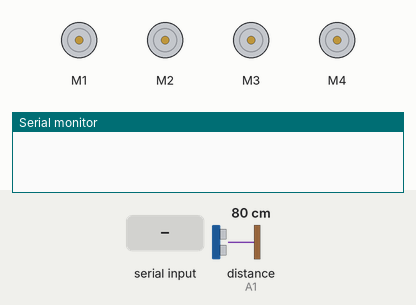
Simulated run of this sketch. Board: Arduino Uno, built with avr-gcc and run on an emulated ATmega328P. Shown: 4 × DC motor (green arrow = forward, orange = backward, longer = faster), the last lines printed to the serial monitor. Wiring (inferred from the names in the program): ultrasonic range finder: trigger A0; echo A1. The inputs (shaded band) are chosen by the test bench; at power-on: distance to the obstacle (sensor on A1) 80 cm. The echo pulse lasts 58.3 µs per cm.

Above: at 1.2 s.
1.3 s: "F" received over the second serial link
At 2.2 s:
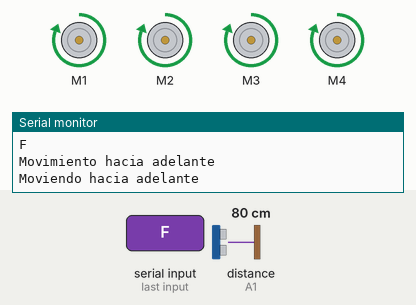
2.8 s: "B" received over the second serial link
At 3.3 s:
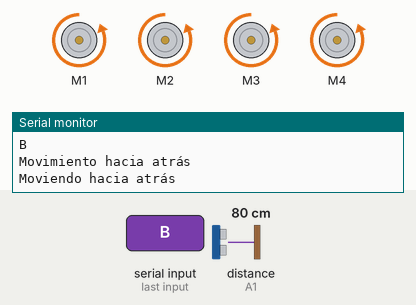
4.3 s: "L" received over the second serial link
At 4.7 s:
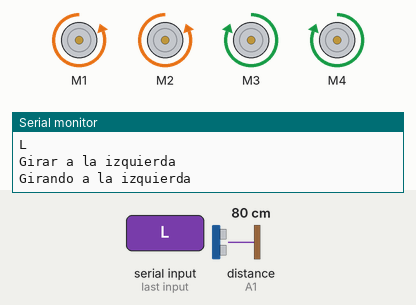
6.3 s: "R" received over the second serial link
At 6.7 s:
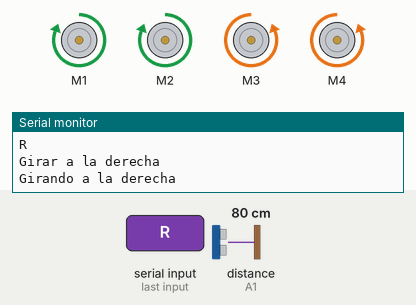
Timing chart, 0 to 9.3 s (numbered marks = the images above; inputs shaded):
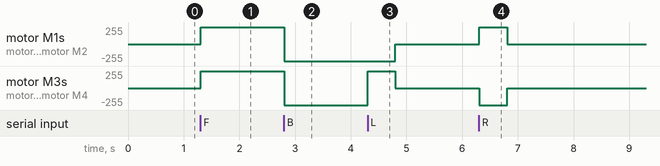

The sketch:

BAV.ino
```cpp
#include <AFMotor.h>
#include <SoftwareSerial.h>

// Inicialización de los pines del módulo Bluetooth
SoftwareSerial BTSerial(2, 3);

// Inicialización de los motores
AF_DCMotor motor1(1); // Motor 1
AF_DCMotor motor2(2); // Motor 2
AF_DCMotor motor3(3); // Motor 3
AF_DCMotor motor4(4); // Motor 4

// Pins para el sensor ultrasonido
const int trigPin = A0;
const int echoPin = A1;
const int obstacleDistance = 20;

boolean isMoving = false;
boolean autoModeEnabled = false;

void setup() {
  Serial.begin(9600);
  BTSerial.begin(9600);

  // Configuración inicial de los motores
  motor1.setSpeed(255);
  motor2.setSpeed(255);
  motor3.setSpeed(255);
  motor4.setSpeed(255);

  // Inicialización de pines para el sensor ultrasonido
  pinMode(trigPin, OUTPUT);
  pinMode(echoPin, INPUT);
}

void loop() {
  // Verificación constante del sensor ultrasonido
  long duration, distance;

  digitalWrite(trigPin, LOW);
  delayMicroseconds(2);
  digitalWrite(trigPin, HIGH);
  delayMicroseconds(10);
  digitalWrite(trigPin, LOW);

  duration = pulseIn(echoPin, HIGH);
  distance = duration * 0.034 / 2;

  if (distance <= obstacleDistance && isMoving) {
    moveStop(); // Detener el movimiento si se detecta un obstáculo cercano
    Serial.println("Obstáculo detectado. Deteniendo el carro...");
  }

  // Control por Bluetooth
  if (BTSerial.available()) {
    char receivedChar = BTSerial.read();
    Serial.println(receivedChar);

    switch (receivedChar) {
      case '1':
        Serial.println("Botón de encendido presionado");
        break;
      case '0':
        Serial.println("Botón de apagado presionado");
        break;
      case 'F':
        Serial.println("Movimiento hacia adelante");
        moveForward();
        break;
      case 'B':
        Serial.println("Movimiento hacia atrás");
        moveBackward();
        break;
      case 'L':
        Serial.println("Girar a la izquierda");
        turnLeft();
        break;
      case 'R':
        Serial.println("Girar a la derecha");
        turnRight();
        break;
      case 'A':
        Serial.println("Modo automático activado");
        autoMode();
        break;
      case 'P':
        Serial.println("Pausar movimiento");
        pauseMovement();
        break;
      default:
        Serial.println("Comando desconocido");
        break;
    }
  }

  // Lógica para el modo automático con sensor de ultrasonido
  if (autoModeEnabled) {
    if (distance > obstacleDistance) {
      // Continuar moviéndose hacia adelante si no hay obstáculos
      moveForward();
    } else {
      Serial.println("Obstáculo detectado en modo automático. Buscando otro camino...");

      // Lógica para buscar otro camino (por ejemplo, girar a la derecha)
      turnRight();
      delay(1000); // Ajusta el tiempo necesario para que el carro gire
      moveForward(); // Continuar moviéndose hacia adelante
    }
  }

  // Otros comandos o lógica del programa
}

void moveForward() {
  Serial.println("Moviendo hacia adelante");
  motor1.run(FORWARD);
  motor2.run(FORWARD);
  motor3.run(FORWARD);
  motor4.run(FORWARD);
  isMoving = true;
}

void moveBackward() {
  Serial.println("Moviendo hacia atrás");
  motor1.run(BACKWARD);
  motor2.run(BACKWARD);
  motor3.run(BACKWARD);
  motor4.run(BACKWARD);
  isMoving = true;
}

void turnLeft() {
  Serial.println("Girando a la izquierda");
  motor1.run(BACKWARD);
  motor2.run(BACKWARD);
  motor3.run(FORWARD);
  motor4.run(FORWARD);
  delay(500);
  moveStop();
}

void turnRight() {
  Serial.println("Girando a la derecha");
  motor1.run(FORWARD);
  motor2.run(FORWARD);
  motor3.run(BACKWARD);
  motor4.run(BACKWARD);
  delay(500);
  moveStop();
}

void moveStop() {
  Serial.println("Deteniendo todos los motores");
  motor1.run(RELEASE);
  motor2.run(RELEASE);
  motor3.run(RELEASE);
  motor4.run(RELEASE);
  isMoving = false; // Actualiza el estado del movimiento
}

void autoMode() {
  autoModeEnabled = true; // Activa el modo automático
  moveForward(); // Inicia el movimiento hacia adelante inmediatamente
}

void pauseMovement() {
  moveStop();
  autoModeEnabled = false; // Desactiva el modo automático
}
```

Measured:
- after the input at 1.3 s, motor M1–4: stopped → forward 255/255 at once
- after the input at 2.8 s, motor M1–4: forward 255/255 → backward 255/255 at once
- after the input at 4.3 s, motor M1, motor M2: backward 255/255 → stopped after 0.50 s; motor M3, motor M4: backward 255/255 → forward 255/255 at once, → stopped 0.50 s later
- after the input at 6.3 s, motor M1, motor M2: stopped → forward 255/255 at once, → stopped 0.50 s later; motor M3, motor M4: stopped → backward 255/255 at once, → stopped 0.50 s later
